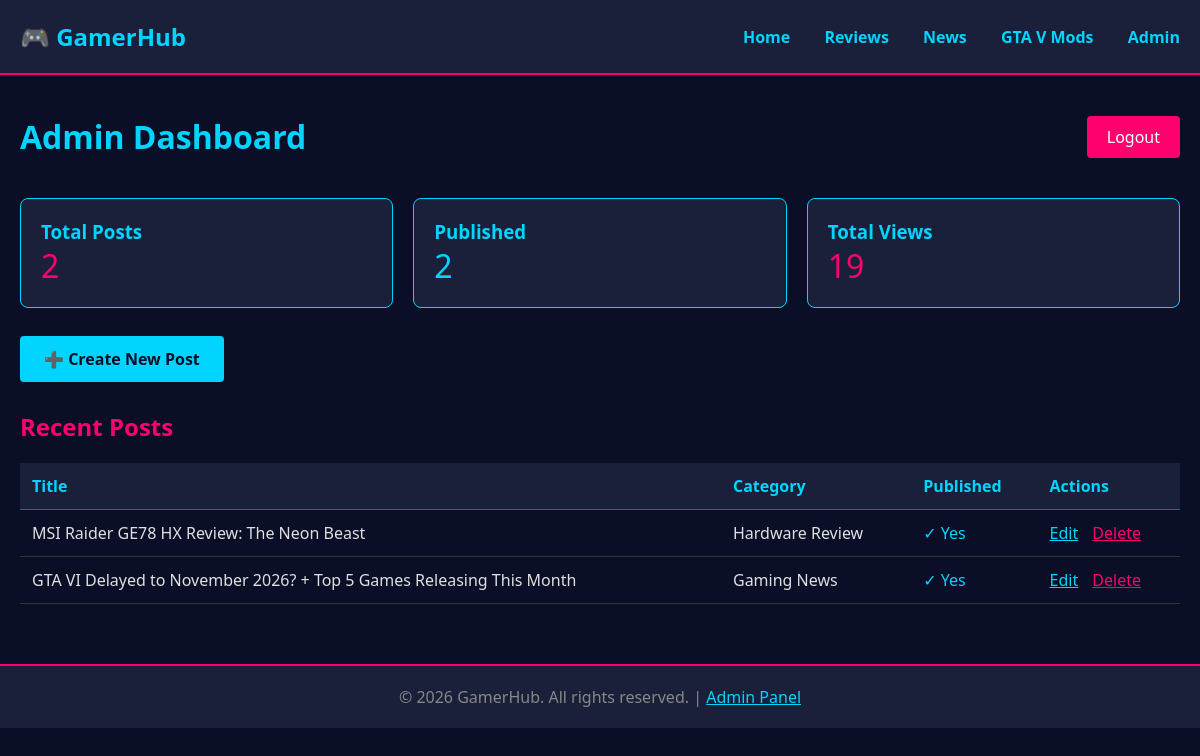
The app's page /admin/dashboard (signed in) with its own data.
### app.py (models this page shows, shortened)
class BlogPost(db.Model):
    id = db.Column(db.Integer, primary_key=True)
    title = db.Column(db.String(200), unique=True, nullable=False)
    slug = db.Column(db.String(200), unique=True, nullable=False)
    category = db.Column(db.String(50), nullable=False)  # Hardware Review, Gaming News, GTA V Mods
    author = db.Column(db.String(100), nullable=False)
    description = db.Column(db.String(500), nullable=False)
    content = db.Column(db.Text, nullable=False)
    featured_image = db.Column(db.String(500), default='https://via.placeholder.com/800x400?text=Gaming')
    rating = db.Column(db.Float, default=0)  # 1-10 for reviews
    pros = db.Column(db.Text, default='[]')  # JSON string
    cons = db.Column(db.Text, default='[]')  # JSON string
    affiliate_link = db.Column(db.String(500), default='')
    views = db.Column(db.Integer, default=0)
    published = db.Column(db.Boolean, default=False)
    created_at = db.Column(db.DateTime, default=datetime.utcnow)
    updated_at = db.Column(db.DateTime, default=datetime.utcnow, onupdate=datetime.utcnow)

### app.py (the view)
@app.route('/admin/dashboard')
@login_required_admin
def admin_dashboard():
    total_posts = BlogPost.query.count()
    published_posts = BlogPost.query.filter_by(published=True).count()
    total_views = db.session.query(db.func.sum(BlogPost.views)).scalar() or 0
    recent_posts = BlogPost.query.order_by(BlogPost.created_at.desc()).limit(5).all()
    return render_template('admin_dashboard.html',
                         total_posts=total_posts,
                         published_posts=published_posts,
                         total_views=total_views,
                         recent_posts=recent_posts)

### app.py (called while the page is built)
def login_required_admin(f):
    @wraps(f)
    def decorated_function(*args, **kwargs):
        if 'admin_id' not in session:
            flash('Please login first', 'error')
            return redirect(url_for('admin_login'))
        return f(*args, **kwargs)
    return decorated_function

### templates/admin_dashboard.html (shortened to what this page needs)
{% extends "base.html" %}
{% block content %}
<div class="container">
    <div style="display: flex; justify-content: space-between; align-items: center; margin-bottom: 40px;">
        <h1 style="color: #00d4ff;">Admin Dashboard</h1>
        <a href="/admin/logout" style="background: #ff006e; color: white; padding: 10px 20px; border-radius: 4px; text-decoration: none;">Logout</a>
    </div>
    <div style="display: grid; grid-template-columns: repeat(3, 1fr); gap: 20px; margin-bottom: 40px;">
        <div style="background: #1a1f3a; padding: 20px; border-radius: 8px; border: 1px solid #00d4ff;">
            <h3 style="color: #00d4ff;">Total Posts</h3>
            <p style="font-size: 32px; color: #ff006e;">{{ total_posts }}</p>
        </div>
        <div style="background: #1a1f3a; padding: 20px; border-radius: 8px; border: 1px solid #00d4ff;">
            <h3 style="color: #00d4ff;">Published</h3>
            <p style="font-size: 32px; color: #00d4ff;">{{ published_posts }}</p>
        </div>
        <div style="background: #1a1f3a; padding: 20px; border-radius: 8px; border: 1px solid #00d4ff;">
            <h3 style="color: #00d4ff;">Total Views</h3>
            <p style="font-size: 32px; color: #ff006e;">{{ total_views }}</p>
        </div>
    </div>
    <div style="margin-bottom: 40px;">
        <a href="/admin/create" style="background: #00d4ff; color: #0a0e27; padding: 12px 24px; border-radius: 4px; text-decoration: none; font-weight: bold;">➕ Create New Post</a>
    </div>
    <h2 style="color: #ff006e;">Recent Posts</h2>
    <table style="width: 100%; border-collapse: collapse; margin-top: 20px;">
        <tr style="background: #1a1f3a; border-bottom: 1px solid #ff006e;">
            <th style="padding: 12px; text-align: left; color: #00d4ff;">Title</th>
            <th style="padding: 12px; text-align: left; color: #00d4ff;">Category</th>
            <th style="padding: 12px; text-align: left; color: #00d4ff;">Published</th>
            <th style="padding: 12px; text-align: left; color: #00d4ff;">Actions</th>
        </tr>
        {% for post in recent_posts %}
        <tr style="border-bottom: 1px solid #333;">
            <td style="padding: 12px;">{{ post.title }}</td>
            <td style="padding: 12px;">{{ post.category }}</td>
            <td style="padding: 12px; color: {% if post.published %}#00d4ff{% else %}#ff006e{% endif %};">{% if post.published %}✓ Yes{% else %}✗ Draft{% endif %}</td>
            <td style="padding: 12px;">
                <a href="/admin/edit/{{ post.id }}" style="color: #00d4ff; margin-right: 10px;">Edit</a>
                <a href="/admin/delete/{{ post.id }}" style="color: #ff006e;" onclick="return confirm('Delete this post?');">Delete</a>
            </td>
        </tr>
        {% endfor %}
    </table>
</div>
{% endblock %}

### templates/base.html (style rules this page uses)
* { margin: 0; padding: 0; box-sizing: border-box; }
body { font-family: 'Segoe UI', Tahoma, Geneva, Verdana, sans-serif; background: #0a0e27; color: #e0e0e0; }
.container { max-width: 1200px; margin: 40px auto; padding: 0 20px; }

### records on screen
BlogPost: title "MSI Raider GE78 HX Review: The Neon Beast", category "Hardware Review", published "✓ Yes"
BlogPost: title "GTA VI Delayed to November 2026? + Top 5 Games Releasing This Month", category "Gaming News", published "✓ Yes"

### other values on screen
{{ total_posts }} "2"
{{ published_posts }} "2"
{{ total_views }} "19"
